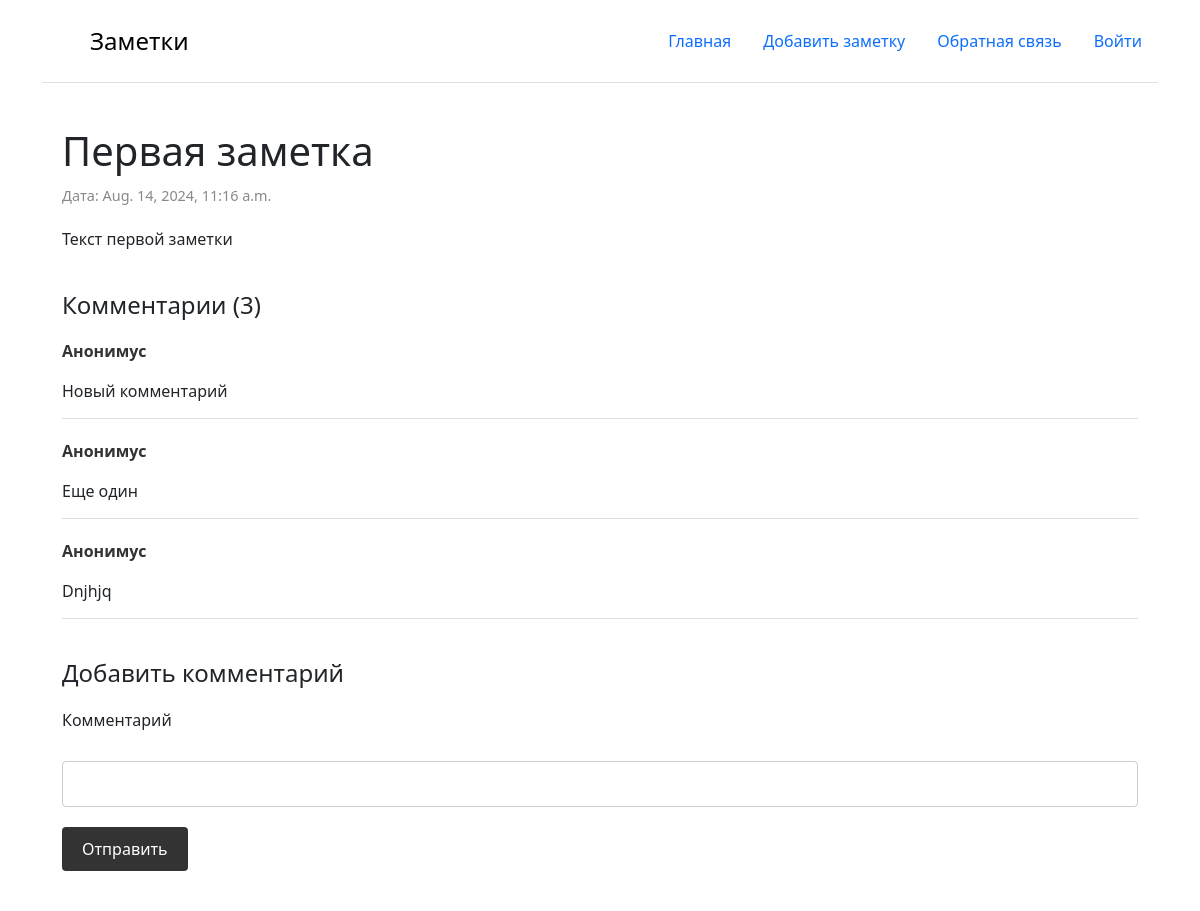
The page /1 on the database its author committed.
### core/models.py (models this page shows, shortened)
class Post(models.Model):
    title = models.CharField(max_length=200)
    text = models.TextField()
    created_data = models.DateTimeField(auto_now_add=True)
    category = models.ForeignKey(PostCategory,
                                 blank = True,
                                 null = True,
                                 on_delete=models.SET_NULL,
                                 related_name='category_post')
    class Meta:
        verbose_name = 'Запись'
        verbose_name_plural = 'Записи'

class PostComment(models.Model):
    text = models.TextField(max_length=1000)
    post = models.ForeignKey(Post,
                             on_delete=models.CASCADE,
                             related_name='post_comments')
    class Meta:
        verbose_name = 'Комментарий'
        verbose_name_plural = 'Комментарии'

### core/views.py (the view, shortened to what this page needs)
# urls.py: path('<int:post_id>', post_detail, name='post_detail'),
def post_detail(request, post_id):
    comment_add_form = CommentAddForm()
    post= Post.objects.get(id=post_id)
    comments = PostComment.objects.filter(post=post)
    context = {
        "post": post,
        'comments': comments,
        'comment_add_form': comment_add_form
    }
    return render(request, 'post_detail.html', context)

### core/forms.py
class CommentAddForm(forms.Form):
    text = forms.CharField(max_length=1000, label='Текст')

### templates/post_detail.html (shortened to what this page needs)
{% extends 'base.html' %}
{% block content %}
<div class="container-post">
    <article class="post-content">
        <h1>{{ post.title }}</h1>
        <p class="post-date">Дата: {{ post.created_data }}</p>
        <p>{{ post.text }}</p>
        </article>
    <div class="comments-section">
        <h4>Комментарии ({{comments|length}})</h4>
        {% for comment in comments %}
        <div class="comment">
            <p class="comment-author">Анонимус</p>
            <p class="comment-text">{{ comment.text }}</p>
        </div>
        {% endfor %}
    </div>
    <div class="comment-form">
        <h4>Добавить комментарий</h4>
        <form action="{% url 'post_detail' post.id %}" method="post">
            <label for="{{ comment_add_form.text.id_for_label }}">Комментарий</label><br>
            {{ comment_add_form.text }}
            {{ comment_add_form.text.errors }}<br>
            <button type="submit">Отправить</button>
        </form>
    </div>
</div>
{% endblock %}

### templates/base.html (style rules this page uses)
h1, h2 { margin: 0; padding-bottom: 10px; }
.container-post { max-width: 1200px; margin: 20px auto; padding: 20px; background-color: #fff; border-radius: 8px; }
.post-content { margin-bottom: 40px; }
.post-date { color: #888; font-size: 0.9em; margin-bottom: 20px; }
.comments-section { margin-top: 40px; }
.comments-section h4 { margin-bottom: 20px; }
.comment { margin-bottom: 20px; padding-bottom: 15px; border-bottom: 1px solid #ddd; }
.comment-author { font-weight: bold; color: #333; }
.comment-text { margin: 0; }
.comment-form { margin-top: 40px; }
.comment-form h4 { margin-bottom: 20px; }
.comment-form label { display: block; margin-bottom: 5px; }
.comment-form input, .comment-form textarea { width: 100%; padding: 10px; margin-bottom: 20px; border: 1px solid #ccc; border-radius: 4px; box-sizing: border-box; }
.comment-form button { background-color: #333; color: #fff; padding: 10px 20px; border: none; border-radius: 4px; cursor: pointer; }

### rows shown on the page
Post: title "Первая заметка", created_data "Aug. 14, 2024, 11:16 a.m.", text "Текст первой заметки"
PostComment: text "Новый комментарий"
PostComment: text "Еще один"
PostComment: text "Dnjhjq"

### other values the page prints
{{ comments|length }} "3"
